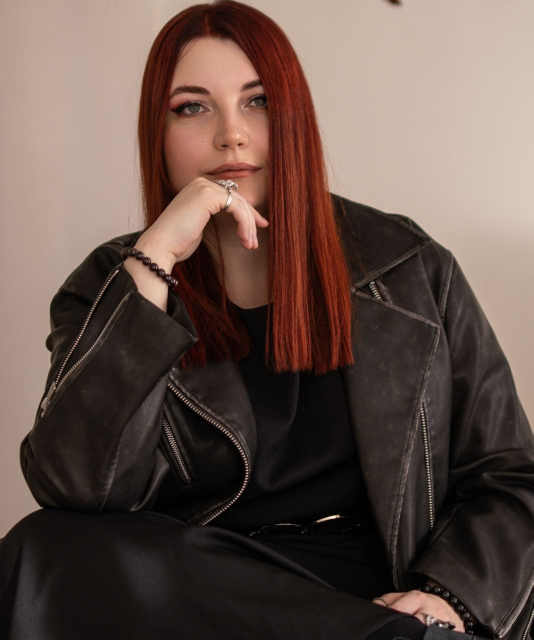
#> input picture friendlypsy/photos/maria.jpg, 1067 x 1280 px (shown at 1/2 size)
$ python photo.py ../../friendlypsy/photos/maria.jpg ../../friendlypsy/photos/aleksandra.png ../../friendlypsy/photos/aleksandra.png
#> lines starting #> are read from the running program, lines starting #| are printed output that depends on the picture
"""Фото психолога для сайта: оригинал (до 1280 px по длинной стороне) + сжатые копии.

    python3 -I photo.py исходник.jpg выход/slug.jpg выход/opt

В opt кладутся slug.webp (как оригинал, для страницы профиля) и slug-sm.webp (160 px в ширину, для каталога) —
сайт сам подставляет их вместо оригинала (см. photoImg в friendlypsy/loader.js).
"""
import os
import sys

from PIL import Image, ImageOps

try:
    sys.stdout.reconfigure(encoding="utf-8", errors="replace")
except Exception:
    pass

src, dst, optdir = sys.argv[1], sys.argv[2], sys.argv[3]
os.makedirs(optdir, exist_ok=True)
slug = os.path.splitext(os.path.basename(dst))[0]

im = ImageOps.exif_transpose(Image.open(src))
#> im is the input picture: PIL image 1067x1280 RGB; mean R, G, B 99.2, 80.6, 72.3
if dst.endswith(".png"):
    im = im.convert("RGBA") if im.mode in ("RGBA", "LA", "P") else im.convert("RGB")
else:
    im = im.convert("RGB")
im.thumbnail((1280, 1280), Image.LANCZOS)
im.save(dst, optimize=True, **({"quality": 88} if dst.endswith(".jpg") else {}))

im.save(os.path.join(optdir, f"{slug}.webp"), "WEBP", quality=80, method=6)
sm = im.copy()
sm.thumbnail((160, 10000), Image.LANCZOS)
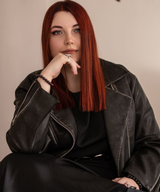
#> sm: PIL image 160x192 RGB; mean R, G, B 99.1, 80.5, 72.2
sm.save(os.path.join(optdir, f"{slug}-sm.webp"), "WEBP", quality=80, method=6)
print(f"фото: {im.size[0]}×{im.size[1]}, каталог: {sm.size[0]}×{sm.size[1]}")
#| фото: 1067×1280, каталог: 160×192

$ run again, on friendlypsy/photos/elena-1.png
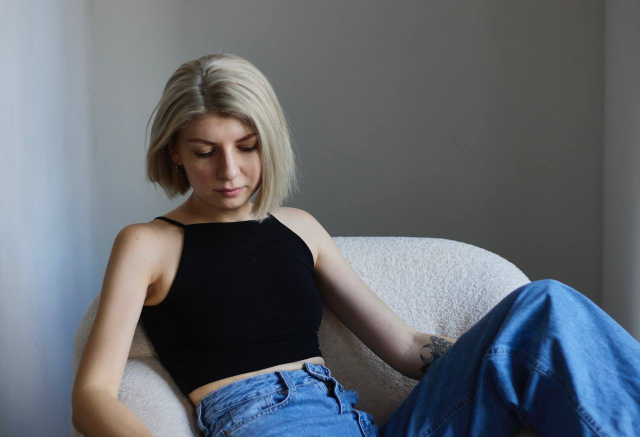
#> input picture friendlypsy/photos/elena-1.png, 1280 x 874 px (shown at 1/2 size)
#> im is the input picture: PIL image 1280x874 RGB; mean R, G, B 98, 103.4, 110.3
#> `sm.thumbnail((160, 10000), Image.LANCZOS)`:
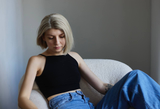
#> sm: PIL image 160x109 RGB; mean R, G, B 98.1, 103.4, 110.4
#| фото: 1280×874, каталог: 160×109
